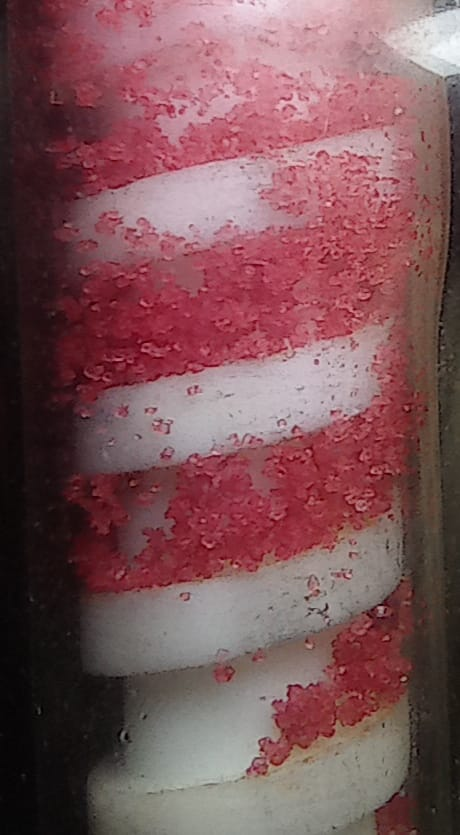
#> input picture ScrewReactor/Screw Red.jpeg, 460 x 835 px, found by its file name
$ python 'area calibration.py'
#> lines starting #> are read from the running program, lines starting #| are printed output that depends on the picture; after the words box and inside, x2 and y2 are one past the last pixel; in counts of white or black regions, pixels touching at a corner belong together
import cv2
import numpy as np

imagePath = "D:\OneDrive - Indian Institute of Technology Guwahati\Work Related\Image Analysis Color Percentage\ScrewReactor/"
img = cv2.imread(imagePath+"Screw Red.jpeg")
#> img is the input picture: shape (835, 460, 3); mean B, G, R 88.1, 83.9, 124.4
cv2.line(img, (250,235), (250,360), (0,0,0), 2)
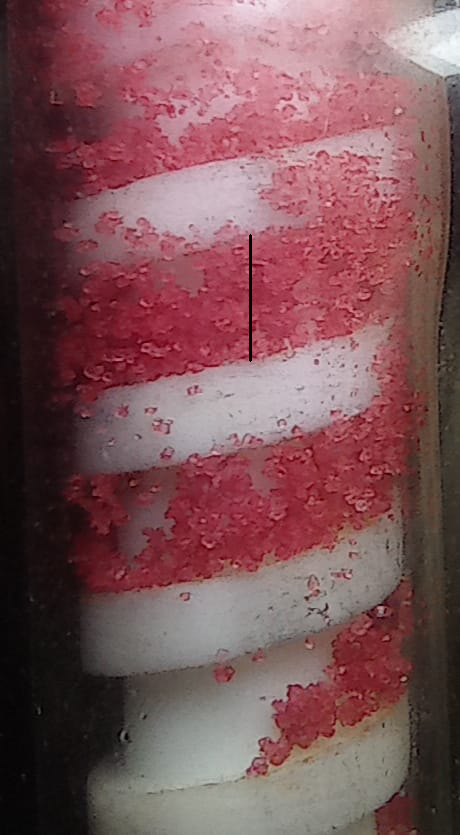
#> img: shape (835, 460, 3); 0.1% of pixels changed, all inside (x1, y1, x2, y2) = (249, 234, 252, 362)
cv2.imshow("img", img)
cv2.waitKey(0)
cv2.destroyAllWindows()
